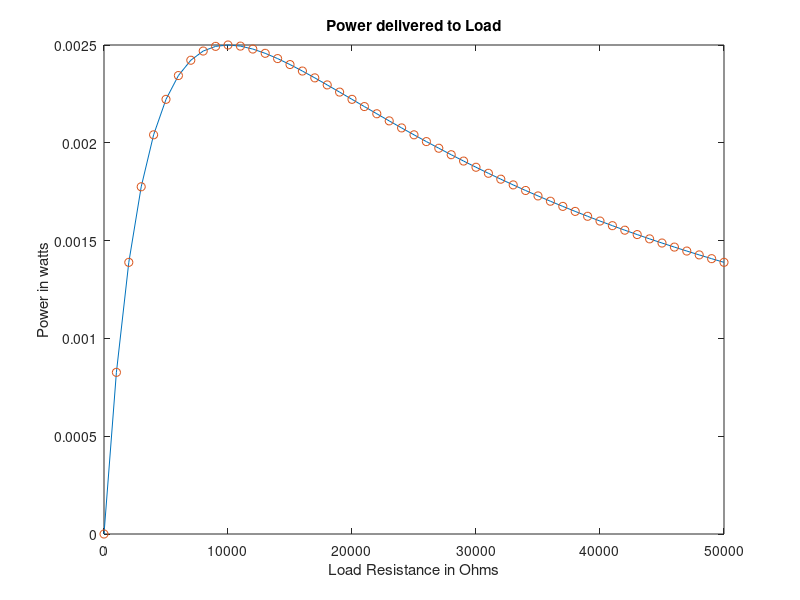

This figure's MATLAB source:
% maximum power transfer
% vs is the supply voltage
% rs is the supply resistance
% rl is the load resistance
% vl is the voltage across the load
% pl is the power dissipated by the load
vs = 10;    rs = 10e3;
rl = 0:1e3:50e3;
k = length(rl); % components in vector rl
% Power dissipation calculation
for i=1:k
  pl(i) = ((vs/(rs+rl(i)))^2)*rl(i);
end
% Derivative of power is calculated using backward difference
dp = diff(pl)./diff(rl);
rld = rl(2:length(rl)); % length of rld is 1 less than that of rl
% Determination of critical points of derivative of power
prod = dp(1:length(dp) - 1).*dp(2:length(dp));
crit_pt = rld(find(prod < 0));
max_power = max(pl); % maximum power is calculated
% print out results
fprintf('Maximum power occurs at %8.2f Ohms\n',crit_pt)
fprintf('Maximum power dissipation is %8.4f Watts\n', max_power)
% Plot power versus load
plot(rl, pl, rl,pl,'o')
title('Power delivered to Load')
xlabel('Load Resistance in Ohms')
ylabel('Power in watts')
